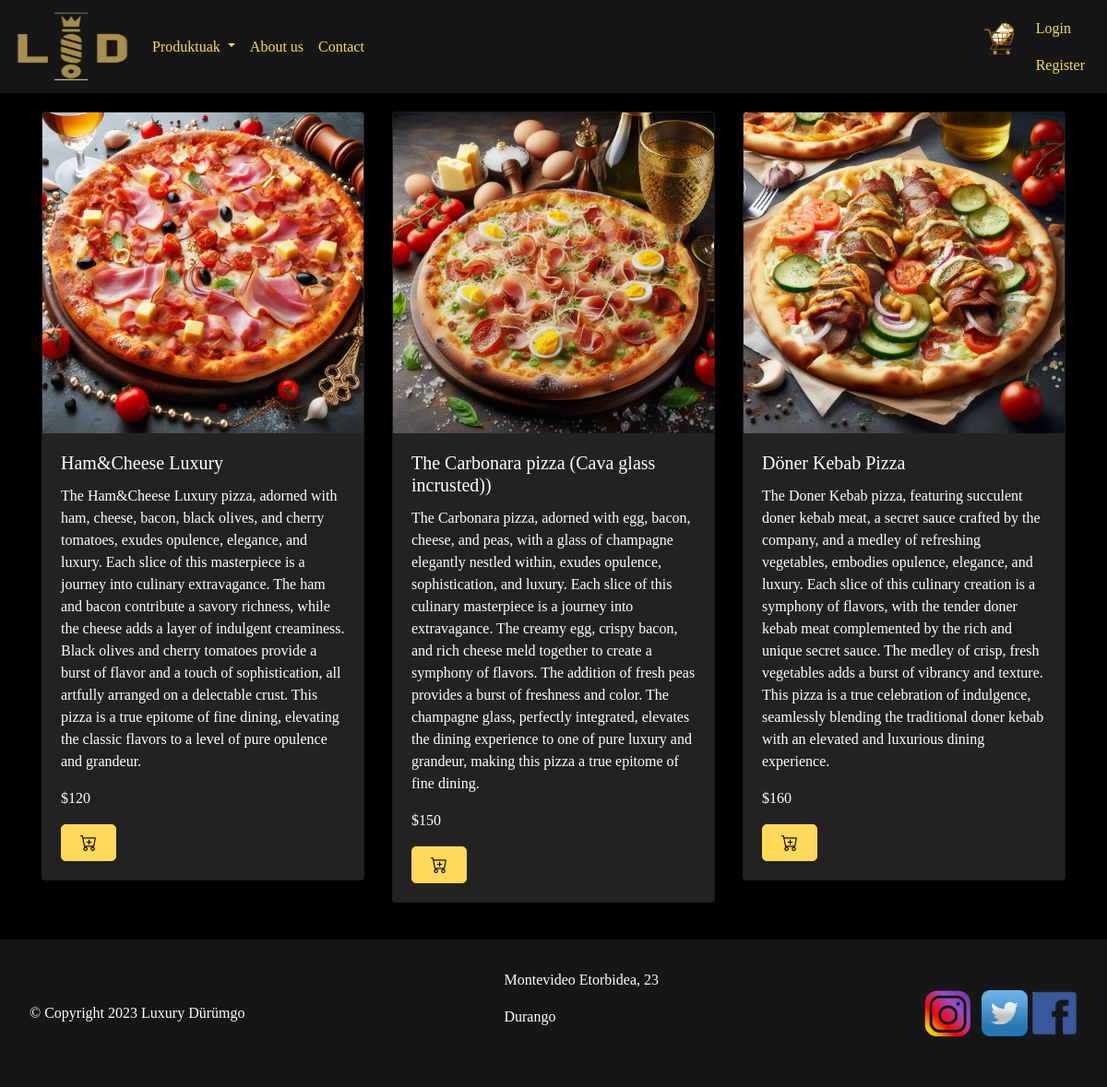
The app's page /menu/Pizzas with its own data.
### web/models.py (models this page shows)
class Produktua(models.Model):
    izena = models.CharField(max_length=100,blank=False)
    kategoria = models.CharField(max_length=100,blank=False, default="")
    deskripzioa = models.CharField(max_length=500,blank=False)
    argazkia = models.FilePathField(path="web/static/img/")
    prezioa = models.IntegerField(blank=False)
    stock = models.IntegerField(blank=False)
    pisua = models.IntegerField()
    vip = models.IntegerField(blank=False, default=0)

### web/views.py (the view, shortened to what this page needs)
# urls.py: path('menu/<str:kategoria>', views.menu, name='menu'),
def menu(request,kategoria):
    if kategoria == 'Pizzas':
        izena = request.session.get('izena', '')
        user_id = request.session.get('id')
        perfil = request.session.get('perfil')
        produktuak = Produktua.objects.filter(kategoria = 'Pizzas')
        if request.session.get('id') is not None:
            saskia = Saskia.objects.filter(erabiltzailea=user_id, bukatuta=0).select_related('produktua')
        else:
            saskia = None
        context = {
            'izena': izena,
            'user_id': user_id,
            'perfil': perfil,
            'produktuak': produktuak,
            'saskia': saskia
        }
        return render(request, 'menu.html', context)

### web/templates/menu.html (shortened to what this page needs)
{% extends 'base.html' %}
{% load static %}
    {% block style %}
        <link rel="stylesheet" href="../static/css/styles.css">
    {% endblock %}
    {% block content %}
    <div class="container">
        <div class="row">
            {% if user_id and perfil == 3 %}
                {% for produktua in produktuak %}
                  <div class="col-md-4 mb-4">
                    <div class="card index-produktua">
                      <img src="../static/img/{{ produktua.argazkia }}" class="card-img-top" alt="{{ produktua.izena }}">
                      <div class="card-body">
                        <h5 class="card-title">{{ produktua.izena }}</h5>
                        <p class="card-text">{{ produktua.deskripzioa }}</p>
                        <h3>${{ produktua.prezioa }}</h3>
                        <a href="#" class="btn btn-primary"><i class="bi bi-cart-plus"></i></a>
                        <a href="{% url 'updateproducts' produktua.id %}" class="btn btn-primary"><i class="bi bi-pencil"></i></a>
                        <a href="{% url 'deleteproducts' produktua.id %}" class="btn btn-primary"><i class="bi bi-trash"></i></a>
                      </div>
                    </div>
                  </div>
                  {% if forloop.counter|divisibleby:3 and not forloop.last %}
                    </div><div class="row">
                  {% endif %}
                {% endfor %}
            {% else %}
                {% for produktua in produktuak %}
                <div class="col-md-4 mb-4">
                  <div class="card index-produktua">
                    <img src="../static/img/{{ produktua.argazkia }}" class="card-img-top" alt="{{ produktua.izena }}">
                    <div class="card-body">
                      <h5 class="card-title">{{ produktua.izena }}</h5>
                      <p class="card-text">{{ produktua.deskripzioa }}</p>
                      <p class="card-text">${{ produktua.prezioa }}</p><button class="btn-add-to-cart add-to-cart-btn" data-product-id="{{ produktua.id }}"><i class="bi bi-cart-plus"></i></button>
                    </div>
                  </div>
                </div>
              {% endfor %}
            {% endif %}
        </div>
      </div>
    {% endblock %}

### web/static/css/styles.css (style rules this page uses)
* { margin: 0; padding: 0; box-sizing: border-box; }
body { display: flex; flex-direction: column; align-items: center; min-height: 100vh; background-color: #000000; font-family: "luxurious roman", serif; margin: 0; padding: 0; }
.index-produktua { background-color: #222; color: #fff; }
.btn-add-to-cart { background-color: #FFD95A; border: 1px solid #FFD95A; border-radius: 5px; padding: 10px 20px; font-size: 18px; color: #000000; transition: background-color 0.3s ease; font-family: 'luxurious roman', serif; }

### records on screen
Produktua: argazkia (picture), izena "Ham&Cheese Luxury", deskripzioa "The Ham&Cheese Luxury pizza, adorned with ham, cheese, bacon, black olives, and cherry tomatoes, exudes opulence, elegance, and luxury. Each slice of this masterpiece is a journey into culinary extravagance. The ham and bacon contribute a savory richness, while the cheese adds a layer of indulgent creaminess. Black olives and cherry tomatoes provide a burst of flavor and a touch of sophistication, all artfully arranged on a delectable crust. This pizza is a true epitome of fine dining, elevating the classic flavors to a level of pure opulence and grandeur.", prezioa "120"
Produktua: argazkia (picture), izena "The Carbonara pizza (Cava glass incrusted))", deskripzioa "The Carbonara pizza, adorned with egg, bacon, cheese, and peas, with a glass of champagne elegantly nestled within, exudes opulence, sophistication, and luxury. Each slice of this culinary masterpiece is a journey into extravagance. The creamy egg, crispy bacon, and rich cheese meld together to create a symphony of flavors. The addition of fresh peas provides a burst of freshness and color. The champagne glass, perfectly integrated, elevates the dining experience to one of pure luxury and grandeur, making this pizza a true epitome of fine dining.", prezioa "150"
Produktua: argazkia (picture), izena "Döner Kebab Pizza", deskripzioa "The Doner Kebab pizza, featuring succulent doner kebab meat, a secret sauce crafted by the company, and a medley of refreshing vegetables, embodies opulence, elegance, and luxury. Each slice of this culinary creation is a symphony of flavors, with the tender doner kebab meat complemented by the rich and unique secret sauce. The medley of crisp, fresh vegetables adds a burst of vibrancy and texture. This pizza is a true celebration of indulgence, seamlessly blending the traditional doner kebab with an elevated and luxurious dining experience.", prezioa "160"
